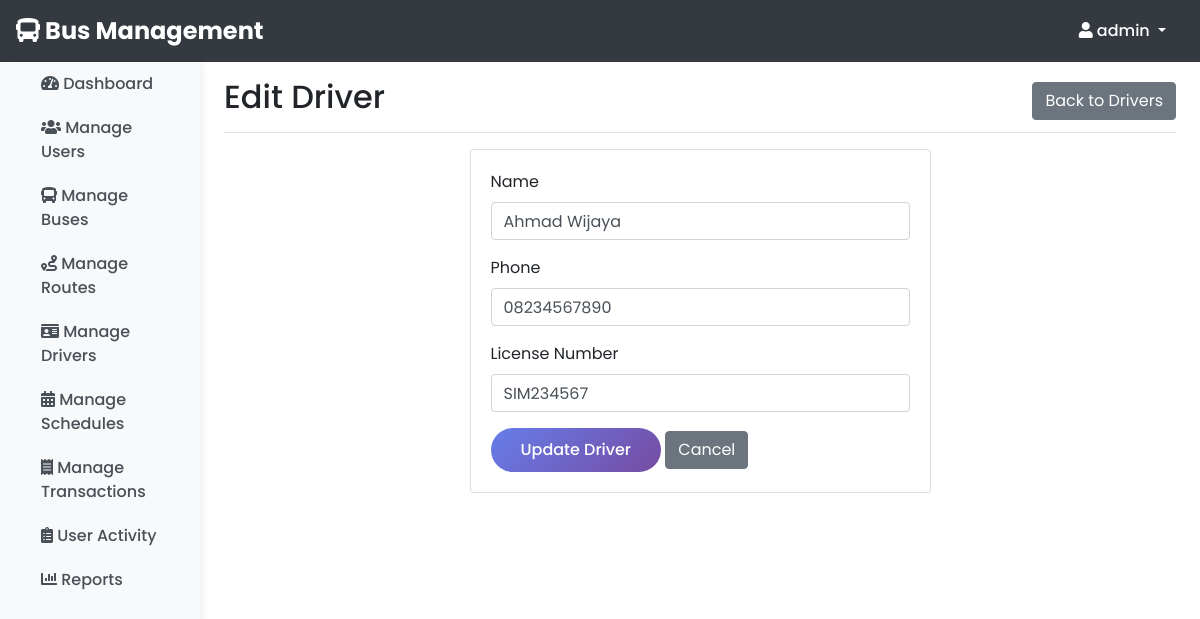
/admin/edit_driver.php?id=2 (signed in), run on the app's committed database.
### tables this page shows
CREATE TABLE `drivers` (
  `id` int(11) NOT NULL,
  `name` varchar(100) NOT NULL,
  `phone` varchar(20) NOT NULL,
  `license_number` varchar(50) NOT NULL
);

### admin/edit_driver.php (the view, shortened to what this page needs)
<?php
require '../includes/header.php';
$driver_id = $_GET['id'];
$conn = getConnection();
$stmt = $conn->prepare("SELECT * FROM drivers WHERE id = ?");
$stmt->bind_param("i", $driver_id);
$stmt->execute();
$result = $stmt->get_result();
$driver = $result->fetch_assoc();
?>
<div class="container-fluid">
    <div class="row">
        <?php include '../includes/admin_sidebar.php'; ?>
        <main role="main" class="col-md-9 ml-sm-auto col-lg-10 px-4">
            <div class="d-flex justify-content-between flex-wrap flex-md-nowrap align-items-center pt-3 pb-2 mb-3 border-bottom">
                <h1 class="h2">Edit Driver</h1>
                <a href="manage_drivers.php" class="btn btn-secondary">Back to Drivers</a>
            </div>
            <div class="row justify-content-center">
                <div class="col-md-6">
                    <div class="card">
                        <div class="card-body">
                            <form method="POST">
                                <div class="form-group">
                                    <label for="name">Name</label>
                                    <input type="text" class="form-control" id="name" name="name" value="<?= $driver['name'] ?>" required>
                                </div>
                                <div class="form-group">
                                    <label for="phone">Phone</label>
                                    <input type="text" class="form-control" id="phone" name="phone" value="<?= $driver['phone'] ?>" required>
                                </div>
                                <div class="form-group">
                                    <label for="license_number">License Number</label>
                                    <input type="text" class="form-control" id="license_number" name="license_number" value="<?= $driver['license_number'] ?>" required>
                                </div>
                                <button type="submit" class="btn btn-primary">Update Driver</button>
                                <a href="manage_drivers.php" class="btn btn-secondary">Cancel</a>
                            </form>
                        </div>
                    </div>
                </div>
            </div>
        </main>
    </div>
</div>
<?php require '../includes/footer.php'; ?>

### data on the page
drivers: name "Ahmad Wijaya", phone "08234567890", license_number "SIM234567"

### other printed values
$_SESSION['username'] "admin"
